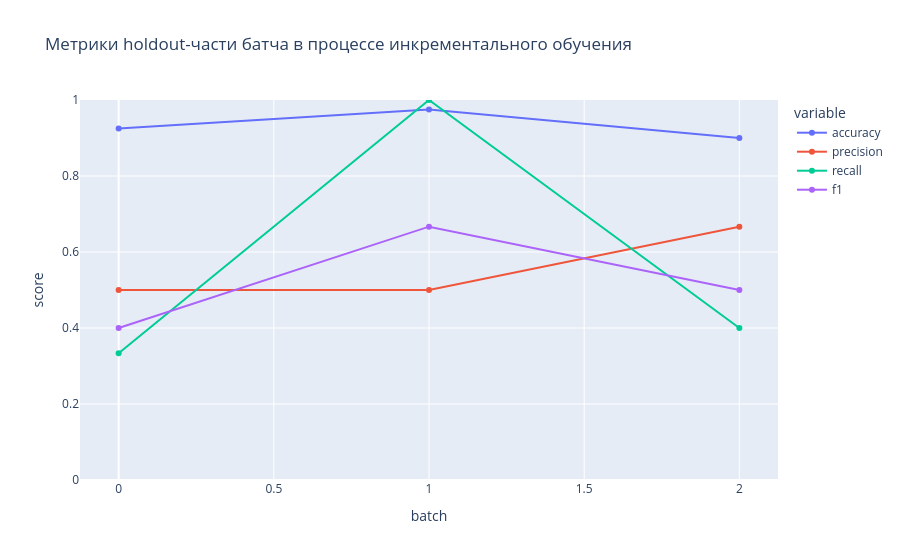
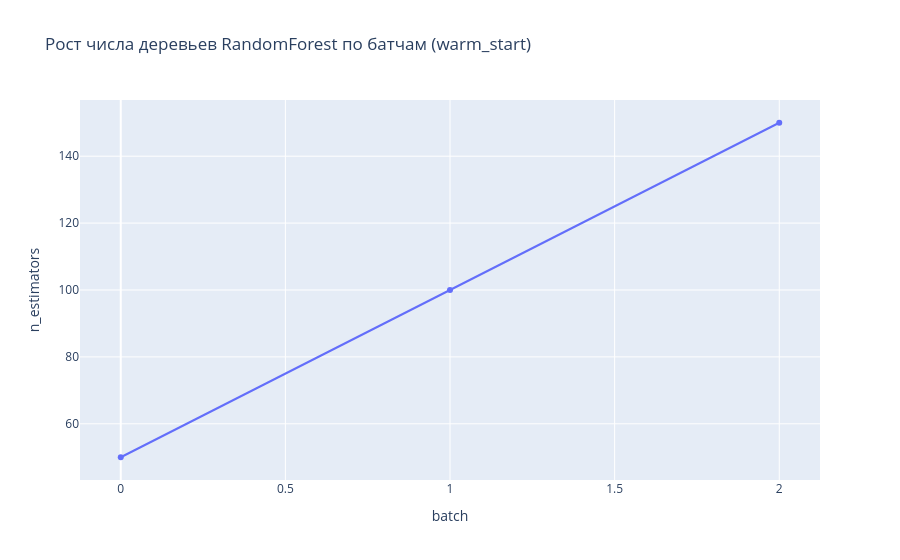

These figures' notebook cell, in order:
### Markdown cell above
### 7. Графики метрик по батчам обучения

### Code cell
fig_metrics = px.line(
    train_history,
    x='batch',
    y=['accuracy', 'precision', 'recall', 'f1'],
    markers=True,
    title='Метрики holdout-части батча в процессе инкрементального обучения'
)
fig_metrics.update_layout(yaxis_title='score', xaxis_title='batch', yaxis_range=[0, 1])
fig_metrics.show()

fig_n_estimators = px.line(
    train_history,
    x='batch',
    y='n_estimators',
    markers=True,
    title='Рост числа деревьев RandomForest по батчам (warm_start)'
)
fig_n_estimators.show()

### Figure 1 — Plotly figure (JSON) as saved in the notebook; plotly's stock layout.template omitted (floating-point values rounded to 4 significant figures)
{"data": [{"hovertemplate": "variable=accuracy<br>batch=%{x}<br>value=%{y}<extra></extra>", "legendgroup": "accuracy", "line": {"color": "#636efa", "dash": "solid"}, "marker": {"symbol": "circle"}, "mode": "lines+markers", "name": "accuracy", "orientation": "v", "showlegend": true, "type": "scatter", "x": [0, 1, 2], "xaxis": "x", "y": [0.925, 0.975, 0.9], "yaxis": "y"}, {"hovertemplate": "variable=precision<br>batch=%{x}<br>value=%{y}<extra></extra>", "legendgroup": "precision", "line": {"color": "#EF553B", "dash": "solid"}, "marker": {"symbol": "circle"}, "mode": "lines+markers", "name": "precision", "orientation": "v", "showlegend": true, "type": "scatter", "x": [0, 1, 2], "xaxis": "x", "y": [0.5, 0.5, 0.6667], "yaxis": "y"}, {"hovertemplate": "variable=recall<br>batch=%{x}<br>value=%{y}<extra></extra>", "legendgroup": "recall", "line": {"color": "#00cc96", "dash": "solid"}, "marker": {"symbol": "circle"}, "mode": "lines+markers", "name": "recall", "orientation": "v", "showlegend": true, "type": "scatter", "x": [0, 1, 2], "xaxis": "x", "y": [0.3333, 1.0, 0.4], "yaxis": "y"}, {"hovertemplate": "variable=f1<br>batch=%{x}<br>value=%{y}<extra></extra>", "legendgroup": "f1", "line": {"color": "#ab63fa", "dash": "solid"}, "marker": {"symbol": "circle"}, "mode": "lines+markers", "name": "f1", "orientation": "v", "showlegend": true, "type": "scatter", "x": [0, 1, 2], "xaxis": "x", "y": [0.4, 0.6667, 0.5], "yaxis": "y"}], "layout": {"legend": {"title": {"text": "variable"}, "tracegroupgap": 0}, "title": {"text": "Метрики holdout-части батча в процессе инкрементального обучения"}, "xaxis": {"anchor": "y", "domain": [0, 1], "title": {"text": "batch"}}, "yaxis": {"anchor": "x", "domain": [0, 1], "range": [0, 1], "title": {"text": "score"}}}}

### Figure 2 — Plotly figure (JSON) as saved in the notebook; plotly's stock layout.template omitted (floating-point values rounded to 4 significant figures)
{"data": [{"hovertemplate": "batch=%{x}<br>n_estimators=%{y}<extra></extra>", "legendgroup": "", "line": {"color": "#636efa", "dash": "solid"}, "marker": {"symbol": "circle"}, "mode": "lines+markers", "name": "", "orientation": "v", "showlegend": false, "type": "scatter", "x": [0, 1, 2], "xaxis": "x", "y": [50, 100, 150], "yaxis": "y"}], "layout": {"legend": {"tracegroupgap": 0}, "title": {"text": "Рост числа деревьев RandomForest по батчам (warm_start)"}, "xaxis": {"anchor": "y", "domain": [0, 1], "title": {"text": "batch"}}, "yaxis": {"anchor": "x", "domain": [0, 1], "title": {"text": "n_estimators"}}}}
